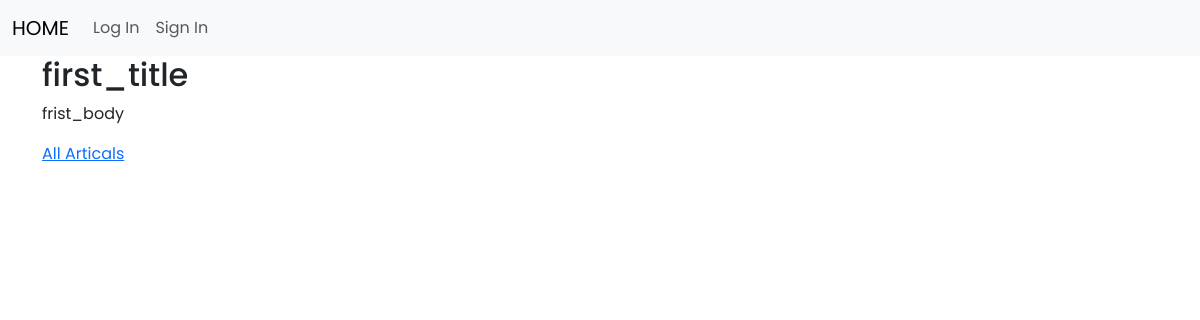
/post/1, run on an earlier commit of the app's database.
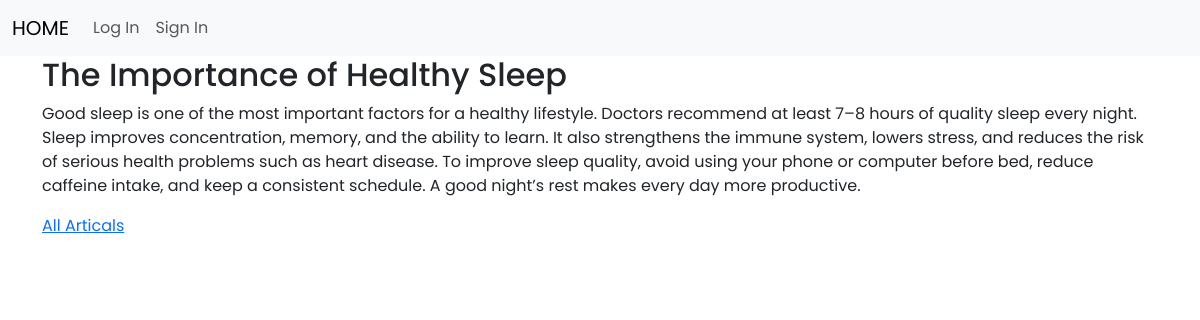
And on a later commit of the database.
### tables this page shows
CREATE TABLE "posts" (
	"id"	INTEGER,
	"title"	TEXT NOT NULL,
	"body"	TEXT NOT NULL,
	"author_id"	INTEGER,
	"created_at"	TIMESTAMP DEFAULT 'CREATED TIME STAMP' COLLATE UTF16CI,
	PRIMARY KEY("id" AUTOINCREMENT)
);

### app.py (the view)
@app.route('/post/<int:id>')
def post(id):
    db = get_db()
    post = db.execute('SELECT * FROM posts WHERE id=?', (id,)).fetchone()
    db.close()
    return  render_template('post.html', post=post)

### app.py (called while the page is built)
def get_db():
    db = sqlite3.connect(database)
    db.row_factory = sqlite3.Row
    return db

@app.before_request
def load_logged_in_user():
    user_id = session.get('user_id')
    if user_id == None :
        g.user = None
    else:
        g.user = get_db().execute('SELECT * FROM users WHERE id = ?', (user_id,)).fetchone()

### templates/post.html (shortened to what this page needs)
{% extends 'base.html' %}
{% block content %}
   <div>
       <h2> {{post['title']}} </h2>
       <p> {{post['body']}} </p>
   </div>
    <a href="{{url_for('posts')}}"> All Articals </a>
{% endblock %}

What changed in the data, as far as the page shows it:
changed posts: title "first_title" → "The Importance of Healthy Sleep"; body "frist_body" → "Good sleep is one of the most important factors for a healthy lifestyle. Doctors recommend at least 7–8 hours of quality sleep every night. Sleep improves concentration, memory, and the ability to learn. It also strengthens the immune system, lowers stress, and reduces the risk of serious health problems such as heart disease. To improve sleep quality, avoid using your phone or computer before bed, reduce caffeine intake, and keep a consistent schedule. A good night’s rest makes every day more productive."
